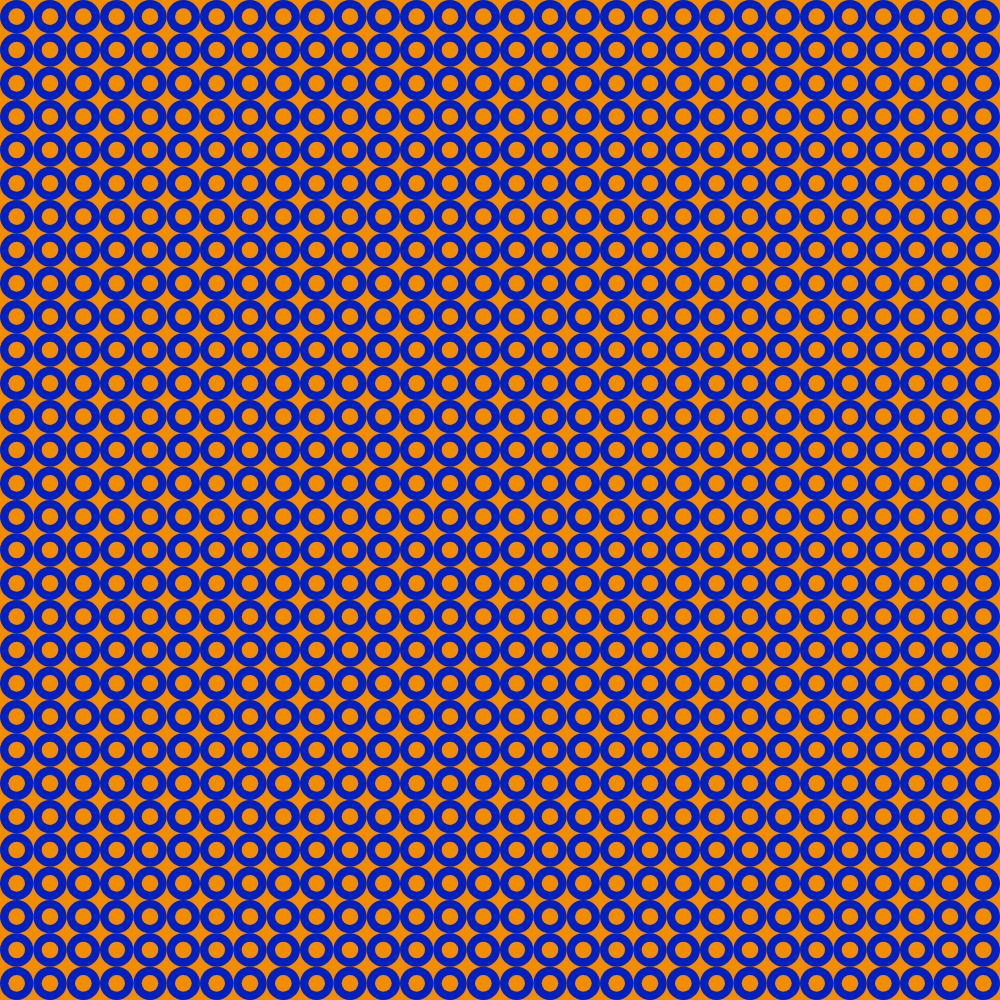
Frame 1 (no input)
Frame 60 (no input): identical to frame 1, image omitted
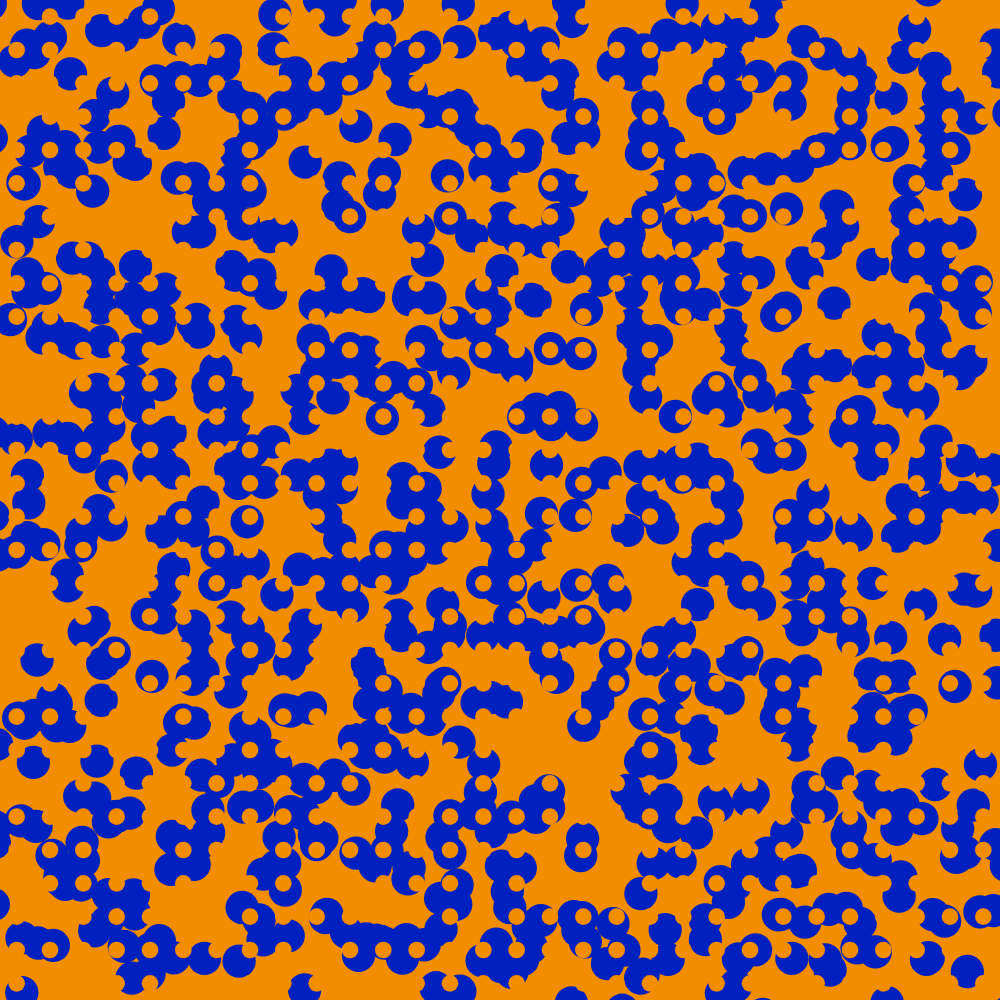
Frame 120 (the mouse pressed at the canvas centre since frame 60)

The p5.js sketch that drew these frames (run headless with seeded random() and noise() and a simulated clock; from frame 60 on, the mouse is pressed at the canvas centre):

// p5.js sketch
// ── sketch.js
'use strict';

//how many tiles will be displayed
let tileNumber = 30;
let tileSize;
let img;

let radSmall = 5;
let radBig = 10;

let col1, col2, backgroundColor;

let rSeed = 1;

function setup() {
  createCanvas(windowHeight , windowHeight);
  colorMode(HSB,360,100,100,100);
  angleMode(DEGREES);
  rectMode(CENTER);
  imageMode(CENTER);
  randomSeed(rSeed);
  col1 = color(230,100,75,100);
  col2 = color(35,100,95,100);
  backgroundColor = col2;
  tileSize = width/tileNumber;
  radSmall= tileSize*0.25;
  radBig = tileSize*0.5;
  // noLoop();
}

function draw() {
  background(backgroundColor);
  randomSeed(rSeed);
  for(let i = 0; i<tileNumber; i++){
    for(let ii = 0; ii < tileNumber; ii++){
      let x = tileSize*ii;
      let y = tileSize*i;
      let maxOffset = constrain(map(mouseX,0,width,0,100),0,100);
      let xOffset = random(-maxOffset,maxOffset);
      let yOffset = random(-maxOffset,maxOffset);
      x+=xOffset;
      y+=yOffset;
      push();
      translate(x+(tileSize/2),y+(tileSize/2));
      fill(col1);
      noStroke();
      ellipse(0,0,radBig*2,radBig*2);
      pop();
    }
  }

  for(let i = 0; i<tileNumber; i++){
    for(let ii = 0; ii < tileNumber; ii++){
      let x = tileSize*ii;
      let y = tileSize*i;
      push();
      translate(x+(tileSize/2),y+(tileSize/2));
      fill(col2);
      noStroke();
      ellipse(0,0,radSmall*2,radSmall*2);
      pop();
    }
  }
}
